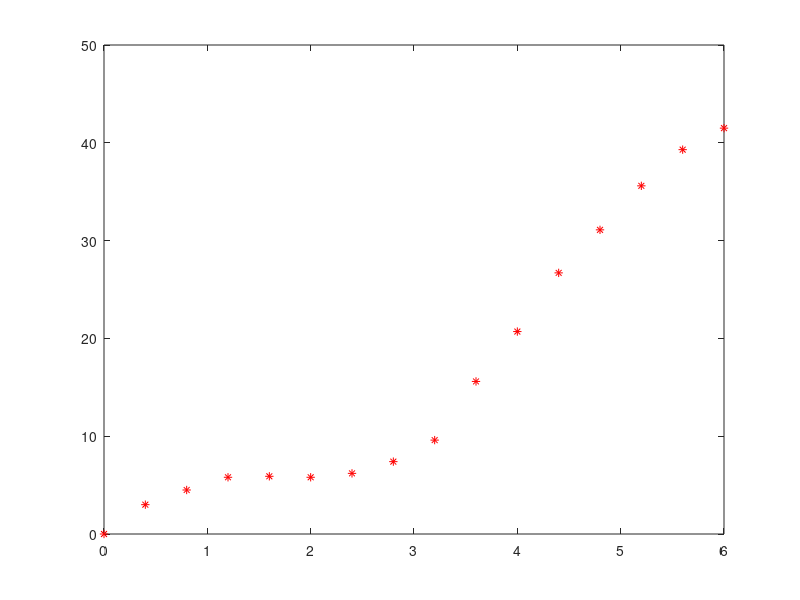

Recreate this plot in MATLAB. (Note: this script raises an error after producing the figure.)
format short
clear
clearvars
clc
x = [0, 0.4, 0.8, 1.2, 1.6, 2.0, 2.4, 2.8, 3.2, 3.6, 4.0, 4.4, 4.8, 5.2, 5.6, 6.0];
y = [0 3.0 4.5 5.8 5.9 5.8 6.2 7.4 9.6 15.6 20.7 26.7 31.1 35.6 39.3 41.5];

plot(x, y, '*r')
hold on

[a, Er] = CubPolFit(x, y);
disp(a)
disp(Er)
x1 = linspace(0, 7);
%f4 = @(x) a(1) + a(2)*x + a(3)*x.^2 + a(4)*x.^3 + a(5)*x.^4;
f3 = @(x) a(1) + a(2)*x + a(3)*x.^2 + a(4)*x.^3;

plot(x1, f3(x1), 'k');
